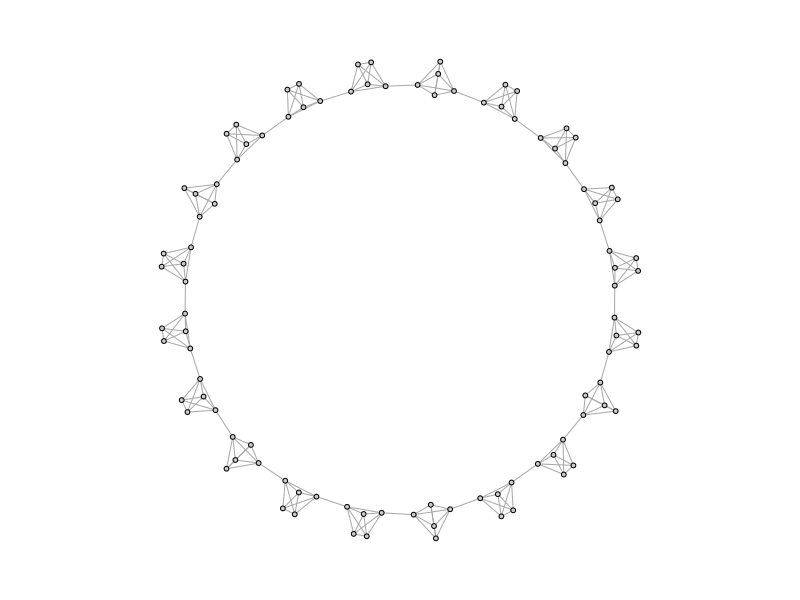
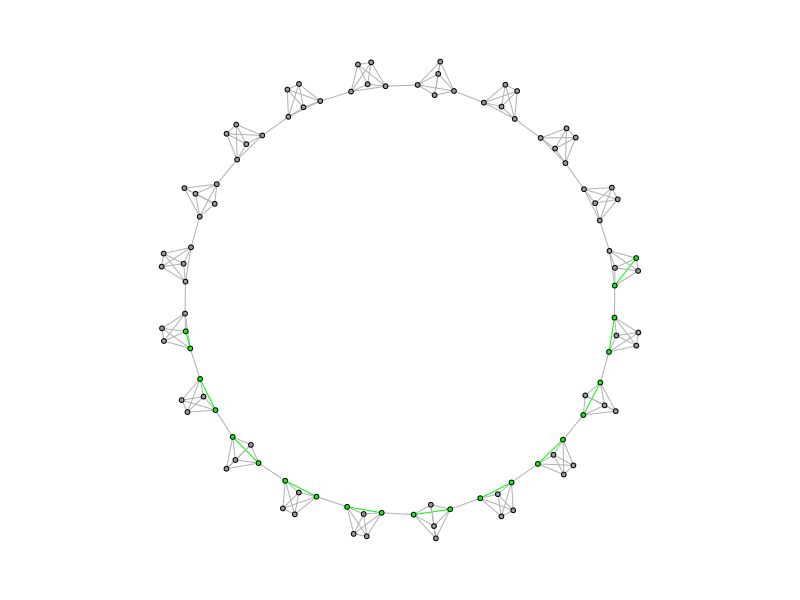
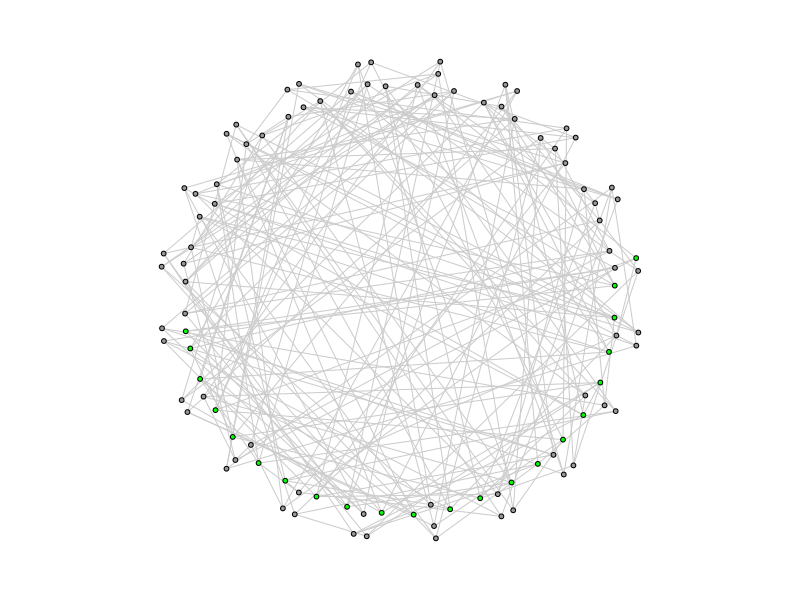
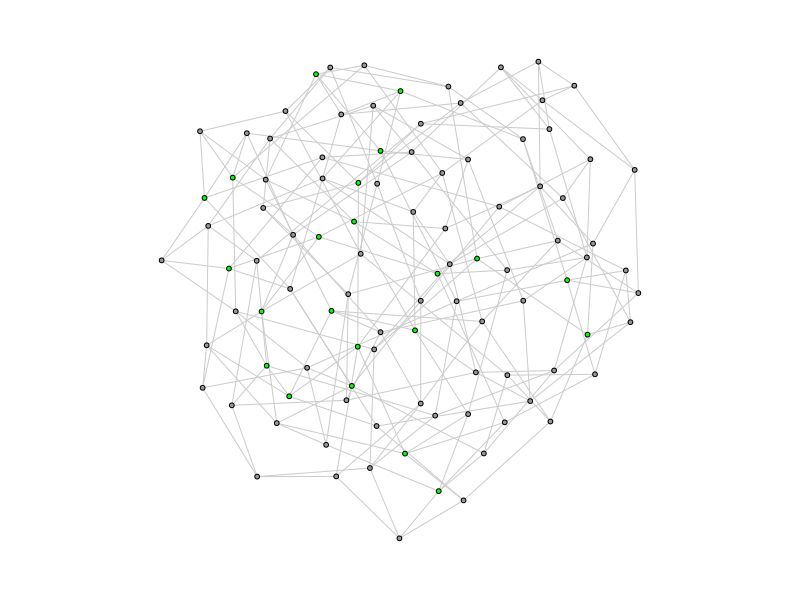
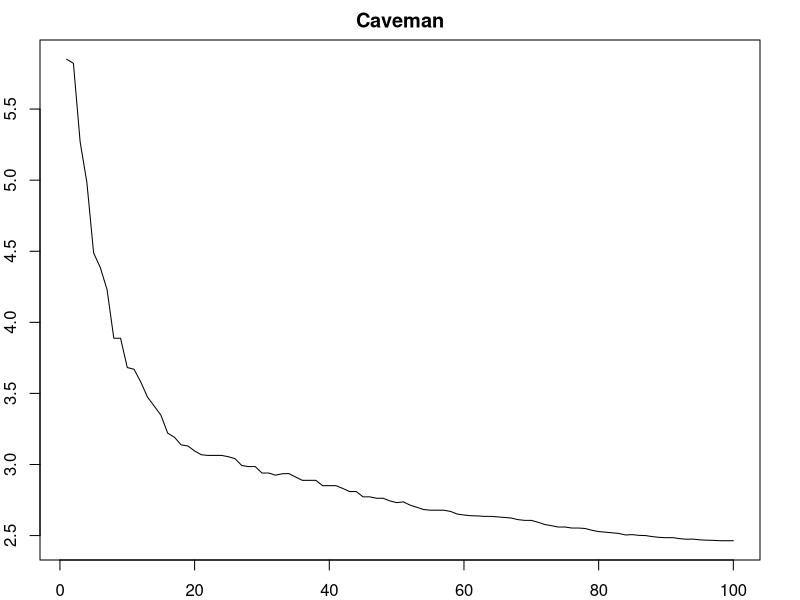
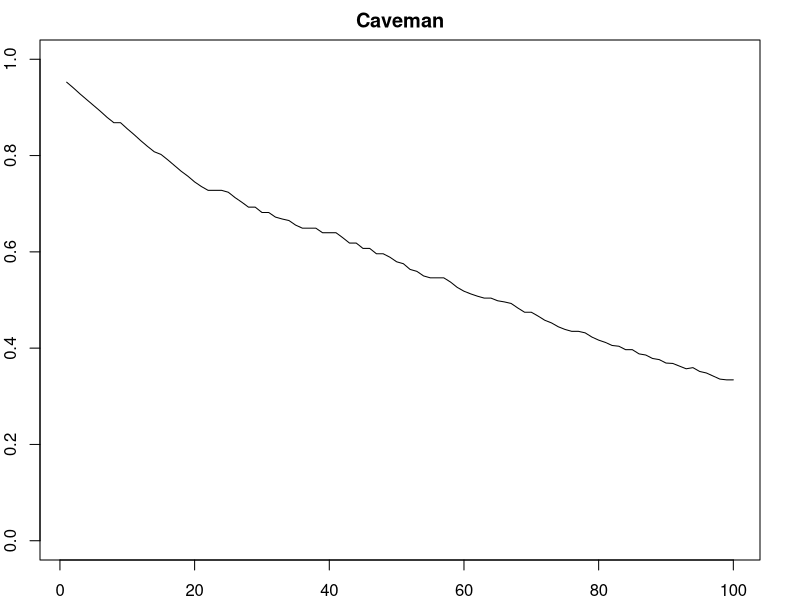
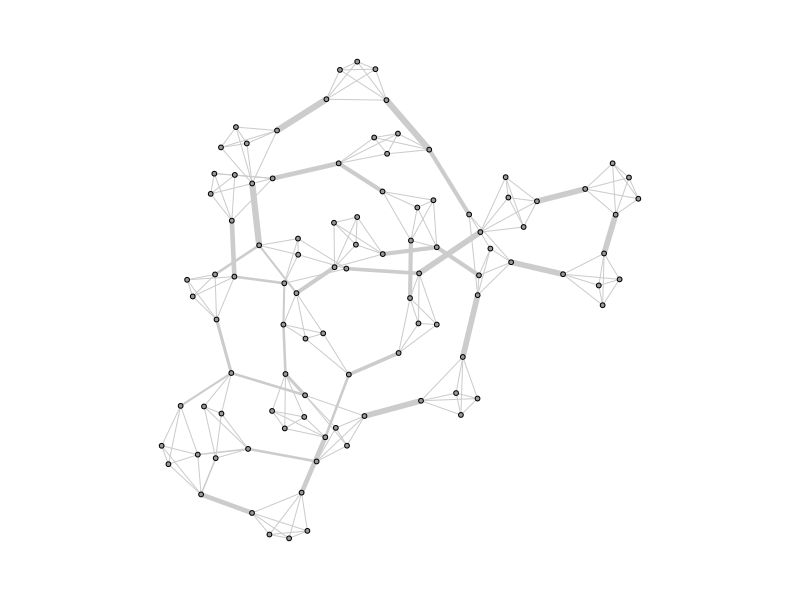
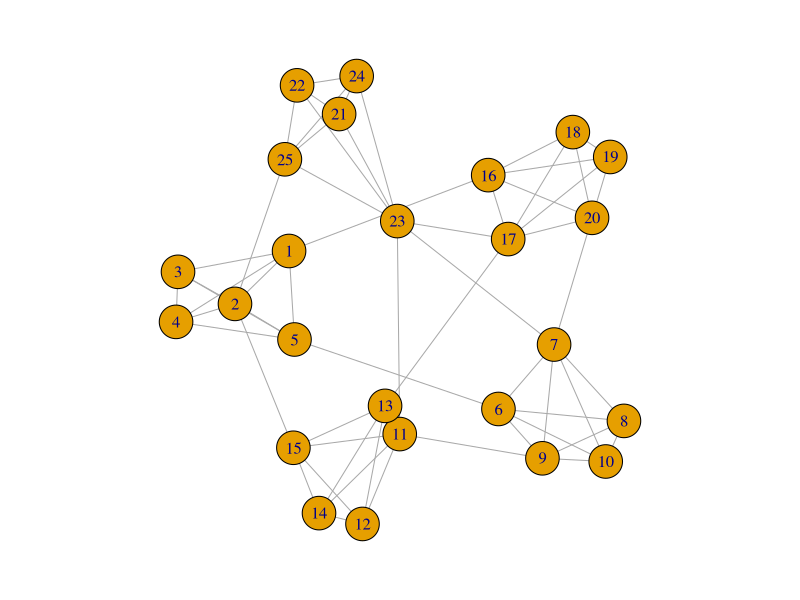

Write R code to recreate these figures, in order.
## ---- chunk 1

simulate_caveman <- function(n = 25, clique_size = 5){
  require(igraph)
  # Groups are all the same size, so I check whether N is divisible by the size of groups
  if ( ((n%/%clique_size) * clique_size) != n){
    stop("n is not evenly divisible by clique_size")
  }
  
  groups = n/clique_size # this determines the number of groups
  
  el <- data.frame(PersonA = 1:n, Group = NA) # I create a dataframe which has people and the groups they are in
  # I treat it like a person to group edgelist
  
  group_vector = c()
  for (i in 1:groups){
    group_vector <- c(group_vector, rep(i, clique_size))
  }  

  el$Group <- group_vector
  
  inc <- table(el) # I use the table function to turn the person to group edgelist into an incidence matrix
  adj <- inc %*% t(inc) # And I use matrix multiplication with the transpose to turn the person to group incidence matrix
  # into a person to person adjacency matrix
  
  diag(adj) <- 0 
  
  g <- graph.adjacency(adj, mode = "undirected") # I graph this matrix

  group_connect <- seq(from = 1, to = n, by = clique_size) # I determine the points of connection using a sequence function
  
  for( i in 1:(length(group_connect)-1)){
    p1 <- group_connect[i] + 1
    p2 <- group_connect[i+1]
    g <- add.edges(g, c(p1,p2)) # And I connect the points of connection using add.edges
  }
    g <- add.edges(g, c(group_connect[1],(group_connect[groups]+1))) # finally I connect the ends of the structure so that it forms a circle

    return(g)    
}
## ---- chunk 2
caveman_net <- simulate_caveman(n = 100, clique_size = 5) 
par(mar = c(2,2,2,2))
plot(caveman_net, layout = layout.kamada.kawai(caveman_net), vertex.size = 2, vertex.label = NA, vertex.color = "grey80")
## ---- chunk 3
graph.density(caveman_net)
transitivity(caveman_net) # transitivity() measures clustering coefficient, which essentially says, how clustered is the network overall
average.path.length(caveman_net)
## ---- chunk 4
nodes_diameter<-get.diameter(caveman_net)
edges_incident <- get.edge.ids(caveman_net, nodes_diameter)

V(caveman_net)$color<-"grey60" # Set default color for nodes
V(caveman_net)[nodes_diameter]$color<-"green" # Set the nodes on the diameter to be green

E(caveman_net)$color<-"grey70" # Set default edge color
E(caveman_net)[edges_incident]$color<-"green" # Set the edges on the diameter to be green

plot(caveman_net, layout = layout.kamada.kawai(caveman_net), vertex.size = 2, vertex.label = NA)
## ---- chunk 5
caveman_net_rewired <-  rewire(caveman_net, keeping_degseq(niter = 1000))
## ---- chunk 6
E(caveman_net_rewired)$color <- "grey80"
V(caveman_net)$color <- "grey60"

plot(caveman_net_rewired, layout = layout.kamada.kawai(caveman_net), vertex.size = 2, vertex.label=NA)
## ---- chunk 7
plot(caveman_net_rewired, layout = layout.kamada.kawai(caveman_net_rewired), vertex.size = 2, vertex.label = NA)
## ---- chunk 8
graph.density(caveman_net_rewired) 
transitivity(caveman_net_rewired) 
average.path.length(caveman_net_rewired)
## ---- chunk 9
caveman_net_rewired <- simulate_caveman(n = 100, clique_size = 10)
avgpathlength <- average.path.length(caveman_net_rewired) # These are the first observation
clusteringcoefficient <- transitivity(caveman_net_rewired)

iter = 100
for ( i in 2:iter){
  caveman_net_rewired <- caveman_net_rewired %>% rewire(keeping_degseq(niter = 1))
  avgpathlength <- c(avgpathlength, average.path.length(caveman_net_rewired)) # We are just appending the result to a vector
  clusteringcoefficient <- c(clusteringcoefficient, transitivity(caveman_net_rewired))
}

plot(1:100, avgpathlength, xlab = "Numer of Rewirings", ylab = "Average Path Length", main = "Caveman", type = "l")
lines(1:100, clusteringcoefficient)


plot(1:100, clusteringcoefficient, xlab = "Numer of Rewirings", ylab = "Clustering Coefficient", main = "Caveman", type = "l", ylim = c(0,1))
## ---- chunk 10
caveman_net_rewired <-  rewire(caveman_net, keeping_degseq(niter = 10))
## ---- chunk 11
bridges <- function(net){
  bridges <- c() # empty vector to store bridge names in 
  number_components <- length(decompose.graph(net)) # grab the number of components in the original raph
  for (i in 1:length(E(net))) { # begin a loop through all of the edges
    net_sub <- delete.edges(net, i) # delete the edge in question
    if(length(decompose.graph(net_sub) ) > number_components){ # if the number of components has increased
      bridges <- c(i, bridges)  # save this edge as a bridge
    } 
  }
  return(bridges) # return the set of bridges
}
## ---- chunk 12
bridges(caveman_net_rewired)
## ---- chunk 13
tie_range <- function(net){
  tie_ranges <- c() # empty vector to save ranges
  for (i in 1:length(E(net))) { # loop through edges
    incident_vertices <- ends(net, i) # which nodes are incident to the edge in quetion
    net_sub <- delete.edges(net, i) # delete the edge
    updated_distance <- distances(net_sub, v = incident_vertices[1,1], to = incident_vertices[1,2], mode = "all") # evaluate the distance for the previously connected nodes
    tie_ranges <- c(tie_ranges, updated_distance) # save the result
  }
  return(tie_ranges) # return the resulting tie ranges
}

tie_range(caveman_net_rewired)
## ---- chunk 14
E(caveman_net_rewired)$color <- "grey80"
V(caveman_net)$color <- "grey60"

E(caveman_net_rewired)$range <- tie_range(caveman_net_rewired)

plot(caveman_net_rewired, 
     layout = layout.kamada.kawai(caveman_net_rewired), 
     vertex.size = 2, 
     vertex.label=NA, 
     edge.width = E(caveman_net_rewired)$range/2)

## ---- chunk 15
vertex_connectivity(caveman_net_rewired)
## ---- chunk 16
edge_connectivity(caveman_net_rewired)
## ---- chunk 17
constraint(caveman_net_rewired)
## ---- chunk 18
cor.test(constraint(caveman_net_rewired), betweenness(caveman_net_rewired))
## ---- chunk 19
scale_free_net <- barabasi.game(100, 1, 5) # Generate a scale-free network
random_net <- erdos.renyi.game(100, 0.05, directed = TRUE) # generate a Erdos-Renyi random graph
## ---- chunk 20
plot(sample_islands(islands.n = 5, islands.size = 5, islands.pin = 1, n.inter = 1))
